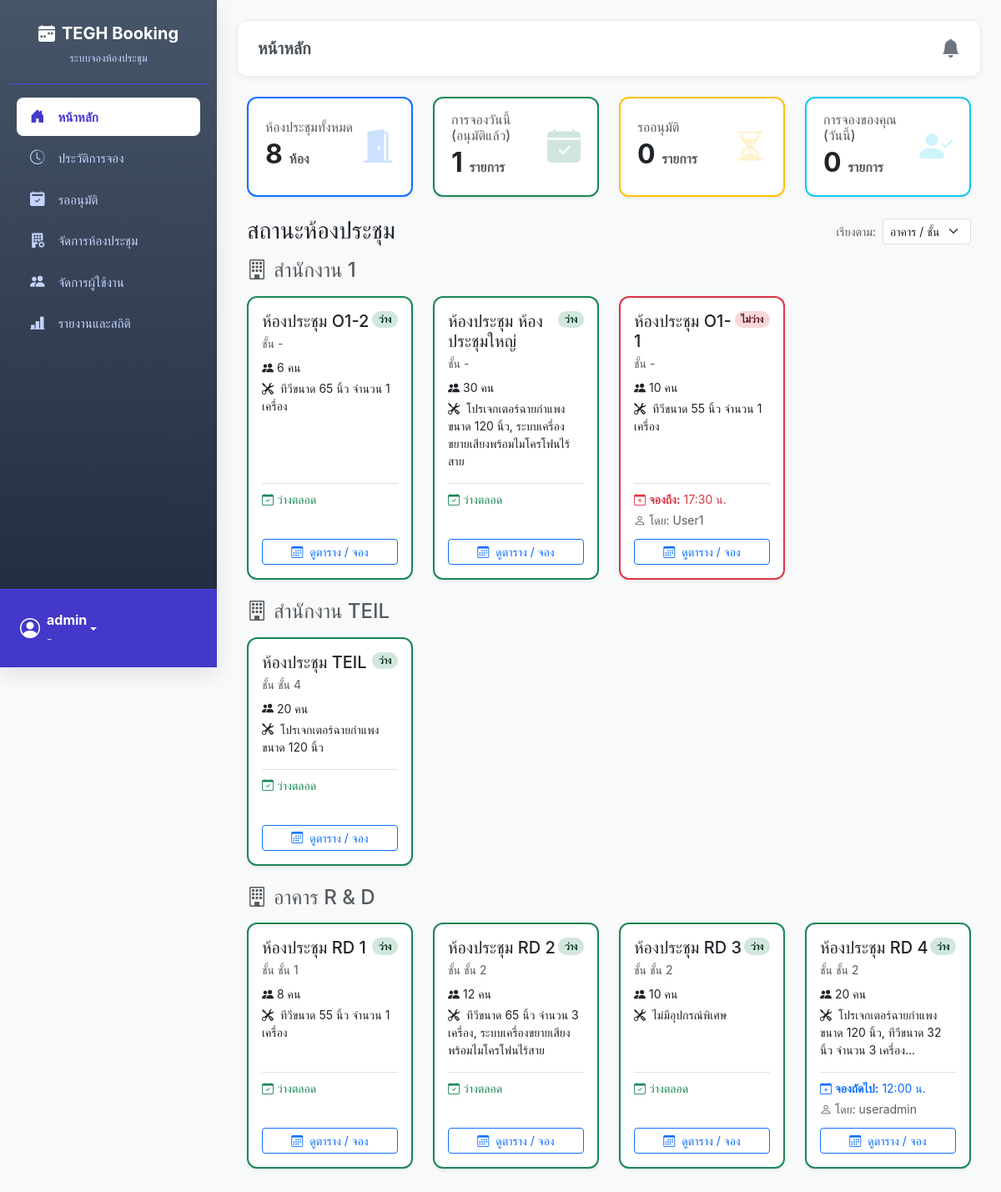
The app's page / (signed in) with its own data.
### booking/models.py (models this page shows, shortened)
class Room(models.Model):
    name = models.CharField("ชื่อห้องประชุม", max_length=100, unique=True)
    capacity = models.PositiveIntegerField("ความจุ (คน)", default=1)
    building = models.CharField("อาคาร", max_length=50, blank=True, null=True)
    floor = models.CharField("ชั้น", max_length=20, blank=True, null=True)
    equipment_in_room = models.TextField("อุปกรณ์ภายในห้อง (อื่นๆ)", blank=True, null=True) # Field สำหรับพิมพ์อุปกรณ์อื่นๆ
    image = models.ImageField("รูปภาพห้องประชุม", upload_to='room_images/', blank=True, null=True)
    class Meta:
        verbose_name = "ห้องประชุม"
        verbose_name_plural = "ห้องประชุม"
        ordering = ['name']

class Booking(models.Model):
    STATUS_CHOICES = [
        ('PENDING', 'รออนุมัติ'), ('APPROVED', 'อนุมัติแล้ว'),
        ('REJECTED', 'ถูกปฏิเสธ'), ('CANCELLED', 'ยกเลิกแล้ว'),
    ]
    room = models.ForeignKey(Room, verbose_name="ห้องประชุม", on_delete=models.CASCADE, related_name='bookings')
    booked_by = models.ForeignKey(User, verbose_name="ผู้จอง", on_delete=models.CASCADE, related_name='bookings_made')
    title = models.CharField("หัวข้อการประชุม", max_length=200)
    start_time = models.DateTimeField("เวลาเริ่มต้น", default=timezone.now)
    end_time = models.DateTimeField("เวลาสิ้นสุด", default=timezone.now)
    participant_count = models.PositiveIntegerField("จำนวนผู้เข้าร่วม (ตัวเลข)", default=1)
    participants = models.ManyToManyField(
        User,
        verbose_name="ผู้เข้าร่วม (จาก AD/User)",
        related_name='participating_bookings',
        blank=True
    )
    external_participants = models.TextField(
        "รายชื่อผู้เข้าร่วม (ภายนอก)",
        blank=True, null=True,
        help_text="สำหรับแขก หรือผู้ที่ไม่มีบัญชีในระบบ (พิมพ์ชื่อ คั่นด้วยจุลภาค หรือขึ้นบรรทัดใหม่)"
    )
    equipment = models.ManyToManyField(
        Equipment,
        verbose_name="อุปกรณ์ที่ต้องการ",
        blank=True
    )
    attachment = models.FileField(
        "ไฟล์แนบประกอบ",
        upload_to='booking_attachments/%Y/%m/',
        blank=True, null=True
    )
    status = models.CharField("สถานะ", max_length=10, choices=STATUS_CHOICES, default='PENDING')
    created_at = models.DateTimeField(auto_now_add=True)
    chairman = models.CharField("ประธานในที่ประชุม", max_length=150, blank=True, null=True)
    department = models.CharField("แผนกผู้จอง", max_length=100, blank=True, null=True)
    description = models.TextField("รายละเอียด/วาระ", blank=True, null=True)
    presentation_file = models.FileField("ไฟล์นำเสนอ", upload_to='presentation_files/', blank=True, null=True)
    additional_requests = models.TextField("คำขอเพิ่มเติม", blank=True, null=True)
    additional_notes = models.TextField("หมายเหตุ", blank=True, null=True)
    class Meta:
        ordering = ['-start_time']
        verbose_name = "การจอง"
        verbose_name_plural = "รายการจองทั้งหมด"

### booking/views.py (the view)
# urls.py: path('', views.dashboard_view, name='dashboard'),
@login_required
def dashboard_view(request):
    now = timezone.now(); sort_by = request.GET.get('sort', 'floor')
    all_rooms = Room.objects.all()
    if sort_by == 'status':
        all_rooms = sorted(all_rooms, key=lambda r: not r.bookings.filter(start_time__lte=now, end_time__gt=now, status='APPROVED').exists())
    elif sort_by == 'capacity':
         all_rooms = sorted(all_rooms, key=lambda r: r.capacity, reverse=True)
    elif sort_by == 'name':
        all_rooms = all_rooms.order_by('name')
    else:
        all_rooms = all_rooms.order_by('building', 'floor', 'name')
    buildings = defaultdict(list)
    for room in all_rooms:
        current = room.bookings.filter(start_time__lte=now, end_time__gt=now, status='APPROVED').select_related('booked_by').first()
        room.status = 'ไม่ว่าง' if current else 'ว่าง'
        room.current_booking_info = current
        room.next_booking_info = None
        if not current:
            room.next_booking_info = room.bookings.filter(start_time__gt=now, status='APPROVED').select_related('booked_by').order_by('start_time').first()
        room.equipment_list = [eq.strip() for eq in (room.equipment_in_room or "").splitlines() if eq.strip()]
        buildings[room.building or "(ไม่ได้ระบุอาคาร)"].append(room)
    my_bookings_today_count = Booking.objects.filter(booked_by=request.user, start_time__date=now.date()).count()
    summary = {
        'total_rooms': Room.objects.count(),
        'today_bookings': Booking.objects.filter(start_time__date=now.date(), status='APPROVED').count(),
        'pending_approvals': Booking.objects.filter(status='PENDING').count(),
        'my_bookings_today': my_bookings_today_count,
    }
    context = {'buildings': dict(buildings), 'summary_cards': summary, 'current_sort': sort_by, 'all_rooms': all_rooms}
    return render(request, 'pages/dashboard.html', context)

### templates/pages/dashboard.html (shortened to what this page needs)
{% extends 'base.html' %}
{% load static %}
{% block page_title %}หน้าหลัก{% endblock %}
{% block content %}
<div class="container-fluid">
    <div class="row g-4 mb-4">
        <div class="col-md-6 col-lg-3">
            <div class="card kpi-card border-start border-primary border-2 shadow-sm h-100">
                <div class="card-body d-flex justify-content-between align-items-center">
                    <div>
                        <h6 class="card-subtitle text-muted mb-1">ห้องประชุมทั้งหมด</h6>
                        <h2 class="card-title fw-bold mb-0">{{ summary_cards.total_rooms }} <small class="text-muted fs-6">ห้อง</small></h2>
                    </div>
                    <i class="bi bi-door-open-fill kpi-icon text-primary"></i>
                </div>
            </div>
        </div>
        <div class="col-md-6 col-lg-3">
            <div class="card kpi-card border-start border-success border-2 shadow-sm h-100">
                <div class="card-body d-flex justify-content-between align-items-center">
                    <div>
                        <h6 class="card-subtitle text-muted mb-1">การจองวันนี้ (อนุมัติแล้ว)</h6>
                        <h2 class="card-title fw-bold mb-0">{{ summary_cards.today_bookings }} <small class="text-muted fs-6">รายการ</small></h2>
                    </div>
                     <i class="bi bi-calendar-check-fill kpi-icon text-success"></i>
                </div>
            </div>
        </div>
        <div class="col-md-6 col-lg-3">
            <div class="card kpi-card border-start border-warning border-2 shadow-sm h-100">
                <div class="card-body d-flex justify-content-between align-items-center">
                     <div>
                        <h6 class="card-subtitle text-muted mb-1">รออนุมัติ</h6>
                        <h2 class="card-title fw-bold mb-0">{{ summary_cards.pending_approvals }} <small class="text-muted fs-6">รายการ</small></h2>
                    </div>
                     <i class="bi bi-hourglass-split kpi-icon text-warning"></i>
                </div>
            </div>
        </div>
        <div class="col-md-6 col-lg-3">
            <div class="card kpi-card border-start border-info border-2 shadow-sm h-100">
                 <div class="card-body d-flex justify-content-between align-items-center">
                    <div>
                        <h6 class="card-subtitle text-muted mb-1">การจองของคุณ (วันนี้)</h6>
                        <h2 class="card-title fw-bold mb-0">{{ summary_cards.my_bookings_today }} <small class="text-muted fs-6">รายการ</small></h2>
                    </div>
                     <i class="bi bi-person-check-fill kpi-icon text-info"></i>
                </div>
            </div>
        </div>
    </div>
    <div class="d-flex justify-content-between align-items-center mb-3">
        <h3 class="mb-0">สถานะห้องประชุม</h3>
        <div class="d-flex align-items-center">
            <label for="sortSelect" class="form-label me-2 mb-0 small text-muted">เรียงตาม:</label>
            <select class="form-select form-select-sm" id="sortSelect" style="width: auto;" onchange="window.location.href='?sort='+this.value">
                <option value="floor" {% if current_sort == 'floor' %}selected{% endif %}>อาคาร / ชั้น</option>
            </select>
        </div>
    </div>
    {% for building_name, rooms_in_building in buildings.items %}
        <div class="mb-4">
            <h4 class="mb-3 text-muted"><i class="bi bi-building me-2"></i>{{ building_name }}</h4>
            <div class="row g-4">
                {% for room in rooms_in_building %}
                <div class="col-md-6 col-lg-4 col-xl-3">
                    <div class="card room-card-hover border-start border-2 {% if room.status == 'ว่าง' %}border-success{% else %}border-danger{% endif %} shadow-sm h-100">
                        <div class="card-body d-flex flex-column">
                            <div class="d-flex justify-content-between align-items-start mb-2">
                                <h5 class="card-title mb-0">{{ room.name }}</h5>
                                <span class="badge {% if room.status == 'ว่าง' %}bg-success-subtle text-success-emphasis{% else %}bg-danger-subtle text-danger-emphasis{% endif %} rounded-pill">
                                    {{ room.status }}
                                </span>
                            </div>
                            <p class="card-subtitle mb-2 text-muted small">
                                ชั้น {{ room.floor|default:"-" }} {{ room.location|default:"" }}
                            </p>
                            <p class="card-text small mb-1"><i class="bi bi-people-fill me-1"></i>{{ room.capacity }} คน</p>
                            <p class="card-text small mb-3">
                                <i class="bi bi-tools me-1"></i>
                                {% if room.equipment_list %}
                                    {{ room.equipment_list|slice:":2"|join:", " }}{% if room.equipment_list|length > 2 %}...{% endif %}
                                {% else %}
                                    -
                                {% endif %}
                            </p>
                            <div class="mt-auto border-top pt-2">
                                {% if room.current_booking_info %}
                                    <p class="small mb-1 text-danger">
                                        <i class="bi bi-calendar-x"></i> <strong>จองถึง:</strong> {{ room.current_booking_info.end_time|date:"H:i" }} น.
                                    </p>
                                    <p class="small mb-1 text-muted">
                                       <i class="bi bi-person"></i> โดย: {{ room.current_booking_info.booked_by.get_full_name|default:room.current_booking_info.booked_by.username }}
                                    </p>
                                {% elif room.next_booking_info %}
                                     <p class="small mb-1 text-primary">
                                         <i class="bi bi-calendar-plus"></i> <strong>จองถัดไป:</strong> {{ room.next_booking_info.start_time|date:"H:i" }} น.
                                     </p>
                                      <p class="small mb-1 text-muted">
                                         <i class="bi bi-person"></i> โดย: {{ room.next_booking_info.booked_by.get_full_name|default:room.next_booking_info.booked_by.username }}
                                      </p>
                                {% else %}
                                    <p class="small mb-1 text-success"><i class="bi bi-calendar-check"></i> ว่างตลอด</p>
                                    <p class="small mb-1 text-muted">&nbsp;</p>
                                {% endif %}
                                <a href="{% url 'room_calendar' room.id %}" class="btn btn-sm btn-outline-primary mt-2 w-100">
                                    <i class="bi bi-calendar3 me-1"></i> ดูตาราง / จอง
                                </a>
                            </div>
                        </div>
                    </div>
                </div>
                {% endfor %}
            </div>
        </div>
    {% empty %}
        <div class="alert alert-warning text-center">
            <i class="bi bi-exclamation-triangle-fill me-2"></i> ยังไม่มีห้องประชุมในระบบ
        </div>
    {% endfor %}
</div>
{% endblock %}

### templates/base.html (shortened to what this page needs)
{% load static %}
<!DOCTYPE html>
<html lang="th">
<head>
    <link href="https://cdn.jsdelivr.net/npm/bootstrap@5.3.3/dist/css/bootstrap.min.css" rel="stylesheet" ...>
    <link rel="stylesheet" href="https://cdn.jsdelivr.net/npm/bootstrap-icons@1.11.3/font/bootstrap-icons.min.css">
    <link href="https://cdn.jsdelivr.net/npm/select2@4.1.0-rc.0/dist/css/select2.min.css" rel="stylesheet" />
    <link rel="stylesheet" href="https://cdn.jsdelivr.net/npm/select2-bootstrap-5-theme@1.3.0/dist/select2-bootstrap-5-theme.min.css" />
    <link rel="stylesheet" href="{% static 'css/theme.css' %}">
</head>
<body>
    <nav class="sidebar">
        <div class="sidebar-header">
            <h5 class="fw-bold"><i class="bi bi-calendar-week-fill me-2"></i>TEGH Booking</h5>
            <small class="text-muted">ระบบจองห้องประชุม</small>
        </div>
        <div class="flex-grow-1" style="overflow-y: auto;">
            <ul class="nav flex-column p-2">
                 {% for item in menu_items %}
                    {% if item.show %}
                        <li class="nav-item">
                            <a class="nav-link {% if item.active %}active{% endif %} d-flex justify-content-between align-items-center" href="{% url item.url_name %}">
                                <span>
                                    <i class="{{ item.icon }}"></i> {{ item.label }}
                                </span>
                            </a>
                        </li>
                     {% endif %}
                {% endfor %}
            </ul>
        </div>
        <div class="sidebar-footer">
            {% if user.is_authenticated %}
            <div class="dropdown">
                <a href="#" class="text-white text-decoration-none dropdown-toggle" id="dropdownUser1" data-bs-toggle="dropdown" aria-expanded="false">
                    <i class="bi bi-person-circle fs-4 me-2"></i>
                    <div class="text-start">
                        <strong>{{ user.get_full_name|default:user.username }}</strong>
                        <div class="small">{{ user.email|default:"-" }}</div>
                    </div>
                </a>
            </div>
            {% endif %}
        </div>
    </nav>
    <main class="main-content-wrapper flex-grow-1">
        <div class="page-header">
            <h5 class="mb-0">{% block page_title %}หน้าจองห้องประชุม{% endblock %}</h5>
            <div>
                {% if user.is_authenticated and is_admin_user %}
                <div class="dropdown">
                    <a href="#" class="header-notification-bell"
                       id="notificationBell"
                       data-bs-toggle="dropdown"
                       aria-expanded="false"
                       title="รายการแจ้งเตือน">
                        <i class="bi bi-bell-fill"></i>
                    </a>
                </div>
                {% endif %}
            </div>
        </div>
        {% block content %}{% endblock %}
    </main>
</body>
</html>

### records on screen
Room: building "สำนักงาน 1", name "ห้องประชุม O1-2", status "ว่าง", floor "-", capacity "6", equipment_list "ทีวีขนาด 65 นิ้ว จำนวน 1 เครื่อง", shows "ว่างตลอด"
Room: name "ห้องประชุม ห้องประชุมใหญ่", status "ว่าง", floor "-", capacity "30", equipment_list "โปรเจกเตอร์ฉายกำแพง ขนาด 120 นิ้ว, ระบบเครื่องขยายเสียงพร้อมไมโครโฟนไร้สาย", shows "ว่างตลอด"
Room: name "ห้องประชุม O1-1", status "ไม่ว่าง", floor "-", capacity "10", equipment_list "ทีวีขนาด 55 นิ้ว จำนวน 1 เครื่อง", current_booking_info.end_time "17:30", current_booking_info.booked_by.get_full_name "User1"
Room: building "สำนักงาน TEIL", name "ห้องประชุม TEIL", status "ว่าง", floor "ชั้น 4", capacity "20", equipment_list "โปรเจกเตอร์ฉายกำแพง ขนาด 120 นิ้ว", shows "ว่างตลอด"
Room: building "อาคาร R & D", name "ห้องประชุม RD 1", status "ว่าง", floor "ชั้น 1", capacity "8", equipment_list "ทีวีขนาด 55 นิ้ว จำนวน 1 เครื่อง", shows "ว่างตลอด"
Room: name "ห้องประชุม RD 2", status "ว่าง", floor "ชั้น 2", capacity "12", equipment_list "ทีวีขนาด 65 นิ้ว จำนวน 3 เครื่อง, ระบบเครื่องขยายเสียงพร้อมไมโครโฟนไร้สาย", shows "ว่างตลอด"
Room: name "ห้องประชุม RD 3", status "ว่าง", floor "ชั้น 2", capacity "10", equipment_list "ไม่มีอุปกรณ์พิเศษ", shows "ว่างตลอด"
Room: name "ห้องประชุม RD 4", status "ว่าง", floor "ชั้น 2", capacity "20", equipment_list "โปรเจกเตอร์ฉายกำแพง ขนาด 120 นิ้ว, ทีวีขนาด 32 นิ้ว จำนวน 3 เครื่อง", next_booking_info.start_time "12:00", next_booking_info.booked_by.get_full_name "useradmin"

### other values on screen
{{ item.label }} "หน้าหลัก" "ประวัติการจอง" "รออนุมัติ" "จัดการห้องประชุม" "จัดการผู้ใช้งาน" "รายงานและสถิติ"
{{ user.get_full_name|default:user.username }} "admin"
{{ user.email|default:"-" }} "-"
{{ summary_cards.total_rooms }} "8"
{{ summary_cards.today_bookings }} "1"
{{ summary_cards.pending_approvals }} "0"
{{ summary_cards.my_bookings_today }} "0"
